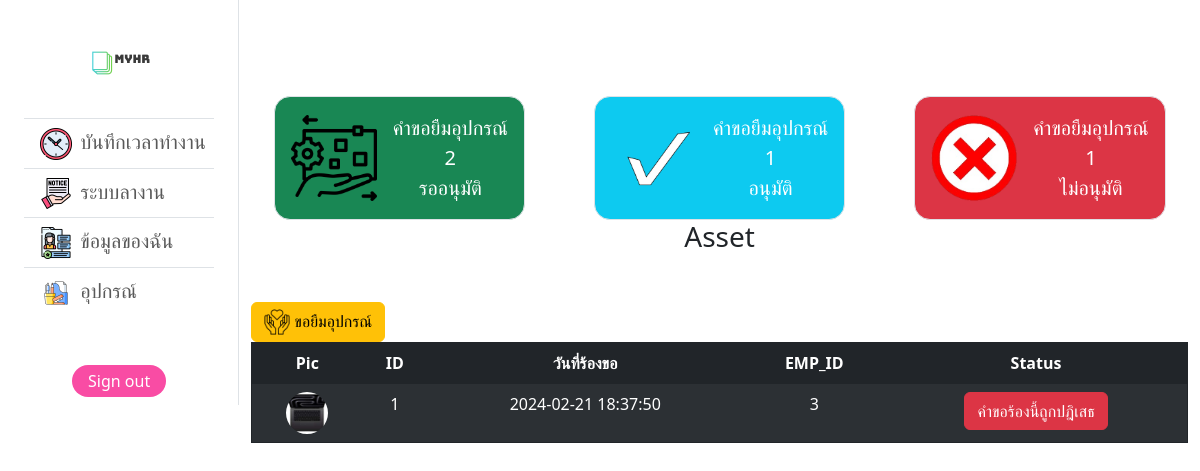
The page /asset_decline.php on the database its author committed.
### tables this page shows
CREATE TABLE `asset_borrow` (
  `b_id` int(30) NOT NULL,
  `b_create` datetime NOT NULL,
  `asset_id` int(11) NOT NULL,
  `emp_id` int(11) NOT NULL,
  `b_start` date NOT NULL,
  `b_end` date NOT NULL,
  `b_reason` varchar(255) NOT NULL,
  `status` varchar(255) NOT NULL
);

CREATE TABLE `asset` (
  `asset_id` int(30) NOT NULL,
  `asset_name` varchar(255) NOT NULL,
  `asset_detail` varchar(255) NOT NULL,
  `asset_file` varchar(255) NOT NULL,
  `emp_borrow_id` int(30) DEFAULT NULL
);

### asset_decline.php (the view, shortened to what this page needs)
<?php
require('config/config.php');
?>
<!DOCTYPE html>
<html lang="en">
<head>
    <link rel="stylesheet" href="style/dashboard.css" />
    <link href="https://cdn.jsdelivr.net/npm/bootstrap@5.3.2/dist/css/bootstrap.min.css" rel="stylesheet" />
</head>
<body>
    <div class="d-flex">
        <nav class="navbar navbar-expand-lg fixed-left sidebar border-end">
            <div class="container-fluid flex-lg-column">
                <a class="navbar-brand m-auto" href="#"><img src="images/myhr.png" alt="" width="100px" height="100px" /></a>
                <div class="sidebar offcanvas offcanvas-start" tabindex="-1" id="offcanvasNavbar" aria-labelledby="offcanvasNavbarLabel">
                    <div class="offcanvas-body d-flex flex-column p-4 p-lg-0">
                        <ul class="navbar-nav justify-content-center  fs-5 flex-grow-1 flex-lg-column">
                            <li class="nav-item border-top">
                                <a class="nav-link main-btn-hover" href="workio.php"><img src="images/clock.png" alt="" style="width: 3rem; height: 2rem;" class="px-2">บันทึกเวลาทำงาน</a>
                            </li>
                            <li class="nav-item border-top">
                                <a class="nav-link main-btn-hover" href="leave.php"><img src="images/notice.png" alt="" style="width: 3rem; height: 2rem;" class="px-2">ระบบลางาน</a>
                            </li>
                            <li class="nav-item border-top">
                                <a class="nav-link main-btn-hover" href="info.php"><img src="images/personal-data.png" alt="" style="width: 3rem; height: 2rem;" class="px-2">ข้อมูลของฉัน</a>
                            </li>
                            <li class="nav-item border-top">
                                <a class="nav-link main-btn-hover" href="asset.php"><img src="images/office-supplies.png" alt="" style="width: 3rem; height: 2rem;" class="px-2">อุปกรณ์</a>
                            </li>
                        </ul>
                        <div class="d-flex justify-content-center align-items-center gap-3 mt-5">
                            <a href="/hrproject/config/logout.php" class="text-white text-decoration-none px-3 py-1 rounded-4" style="background-color: #f94ca4">Sign out</a>
                        </div>
                    </div>
                </div>
            </div>
        </nav>
        <div class="container mt-5 m-auto">
            <?php
            $query_req_count = "SELECT COUNT(status) AS total_req FROM asset_borrow WHERE status = 'request'";
            $result_req_count = mysqli_query($conn, $query_req_count);
            if ($result_req_count) {
                $row_req = mysqli_fetch_assoc($result_req_count);
                $total_req = $row_req['total_req'];
            } else {
                echo "Error: " . mysqli_error($conn);
            }
            $query_approve_count = "SELECT COUNT(status) AS total_approve FROM asset_borrow WHERE status = 'approve'";
            $result_approve_count = mysqli_query($conn, $query_approve_count);
            if ($result_approve_count) {
                $row_approve = mysqli_fetch_assoc($result_approve_count);
                $total_approve = $row_approve['total_approve'];
            } else {
                echo "Error: " . mysqli_error($conn);
            }
            $query_reject_count = "SELECT COUNT(status) AS total_reject FROM asset_borrow WHERE status = 'decline'";
            $result_reject_count = mysqli_query($conn, $query_reject_count);
            if ($result_reject_count) {
                $row_reject = mysqli_fetch_assoc($result_reject_count);
                $total_reject = $row_reject['total_reject'];
            } else {
                echo "Error: " . mysqli_error($conn);
            }
            ?>
            <div class="row fs-5 mt-5 text-center">
                <div class="col-12 col-md-6 col-xl-4">
                    <a href="asset_request.php">
                        <div class="p-1 bg-success border rounded-4 d-inline-flex text-white p-3 align-items-center justify-content-center">
                            <img src="images/digital-asset-management.png" alt="" width="86px" class="me-3">
                            <p class="m-auto">คำขอยืมอุปกรณ์<br><?php echo $total_req; ?> <br>รออนุมัติ</p>
                        </div>
                    </a>
                </div>
                <div class="col-12 col-md-6 col-xl-4">
                    <a href="asset_approve.php">
                        <div class="p-1 bg-info border rounded-4 d-inline-flex text-white p-3 align-items-center justify-content-center">
                            <img src="images/check.png" alt="" width="86px" class="me-3">
                            <p class="m-auto">คำขอยืมอุปกรณ์<br><?php echo $total_approve; ?> <br>อนุมัติ</p>
                        </div>
                    </a>
                </div>
                <div class="col-12 col-md-6 col-xl-4">
                    <a href="asset_decline.php">
                        <div class="p-1 bg-danger border rounded-4 d-inline-flex text-white p-3 align-items-center justify-content-center">
                            <img src="images/x-mark.png" alt="" width="86px" class="me-3">
                            <p class="m-auto">คำขอยืมอุปกรณ์<br><?php echo $total_reject; ?> <br>ไม่อนุมัติ</p>
                        </div>
                    </a>
                </div>
            </div>
            <h3 class="text-center">Asset </h3>
            <div class="mt-5">
                <div class="">
                    <button type="submit" name="submit" id="submitBtny" class="btn btn-warning" data-bs-toggle="modal" data-bs-target="#staticBackdrop2"><img src="images/solidarity.png" style="width : 26px;"> ขอยืมอุปกรณ์</button>
                </div>
                <?php
                $query = "SELECT ab.*, ui.*, a.*
                        FROM asset_borrow AS ab
                        INNER JOIN user_info AS ui ON ab.emp_id = ui.user_id
                        INNER JOIN asset AS a ON ab.asset_id = a.asset_id
                        WHERE ab.status = 'decline'";
                $result = mysqli_query($conn, $query);
                ?>
                <table class="table table-hover border border-dark text-center m-auto table table-dark table-striped table-hover">
                    <thead class="align-item-center">
                        <tr>
                            <th>Pic</th>
                            <th>ID</th>
                            <th>วันที่ร้องขอ</th>
                            <th>EMP_ID</th>
                            <th>Status</th>
                        </tr>
                    </thead>
                    <tbody>
                        <?php while ($row = mysqli_fetch_assoc($result)) { ?>
                            <tr>
                                <td><img src="config/asset/<?php echo $row['asset_file'] ?>" alt="" class="rounded-circle" style="width: 42px; height: 42px; object-fit: cover;"></td>
                                <td><?php echo $row['b_id'] ?></td>
                                <td><?php echo $row['b_create'] ?></td>
                                <td><?php echo $row['emp_id'] ?></td>
                                <?php if ($row['status'] = 'decline') { ?>
                                    <td><button class="btn btn-danger">คำขอร้องนี้ถูกปฎิเสธ</button></td>
                                <?php } else { ?>
                                    <td>
                                        <button class="btn btn-success">สามารถขอยืมใช้งานได้</button>
                                    </td>
                                <?php } ?>
                            </tr>
                        <?php } ?>
                    </tbody>
                </table>
            </div>
        </div>
    </div>
</body>
</html>

### style/dashboard.css (style rules this page uses)
.sidebar { width: 25%; height: 100%; background-color: rgb(255, 255, 255); }
ul { list-style-type: none; }

### rows shown on the page
asset_borrow: asset.asset_file (picture), b_id "1", b_create "2024-02-21 18:37:50", emp "3"

### other values the page prints
$total_req "2"
$total_approve "1"
$total_reject "1"
